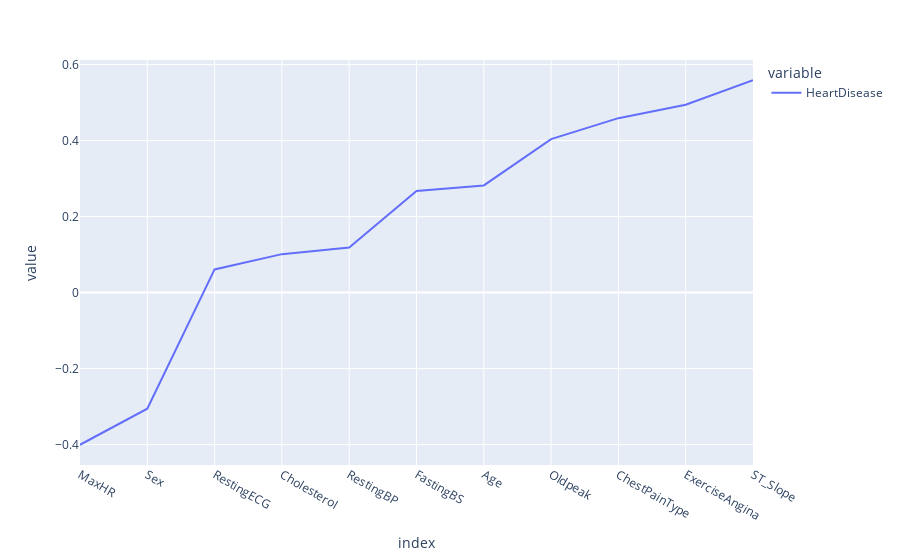

The notebook cell this image was saved under:
### Code cell
px.line(heart_df.corr()['HeartDisease'][:-1].sort_values())

### Figure 1 — Plotly figure (JSON) as saved in the notebook; plotly's stock layout.template omitted (floating-point values rounded to 4 significant figures)
{"data": [{"hovertemplate": "variable=HeartDisease<br>index=%{x}<br>value=%{y}<extra></extra>", "legendgroup": "HeartDisease", "line": {"color": "#636efa", "dash": "solid"}, "marker": {"symbol": "circle"}, "mode": "lines", "name": "HeartDisease", "orientation": "v", "showlegend": true, "type": "scatter", "x": ["MaxHR", "Sex", "RestingECG", "Cholesterol", "RestingBP", "FastingBS", "Age", "Oldpeak", "ChestPainType", "ExerciseAngina", "ST_Slope"], "xaxis": "x", "y": [-0.4004, -0.3054, 0.06101, 0.1012, 0.1183, 0.2673, 0.282, 0.404, 0.459, 0.4943, 0.5588], "yaxis": "y"}], "layout": {"legend": {"title": {"text": "variable"}, "tracegroupgap": 0}, "margin": {"t": 60}, "xaxis": {"anchor": "y", "domain": [0, 1], "title": {"text": "index"}}, "yaxis": {"anchor": "x", "domain": [0, 1], "title": {"text": "value"}}}}
